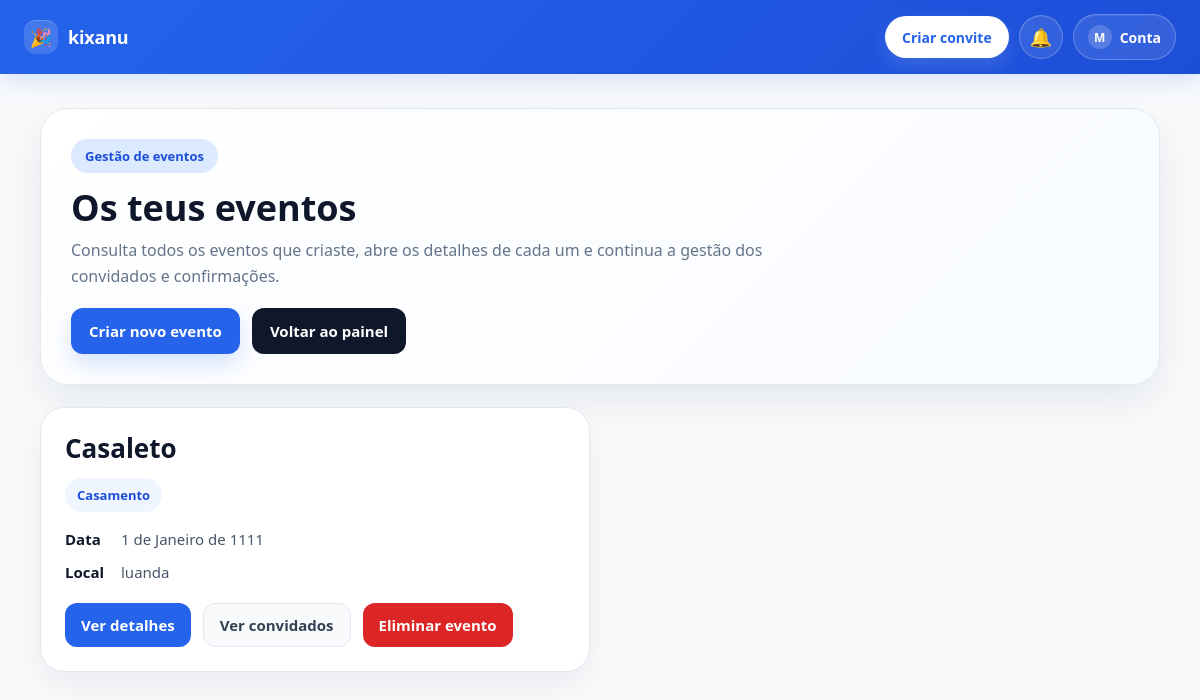
/event/ (signed in), run on the app's committed database.
### events/models.py (models this page shows, shortened)
class Event(models.Model):
    EVENT_TYPE_CHOICES = [
        ('aniversario', 'Aniversário'),
        ('casamento', 'Casamento'),
        ('noivado', 'Noivado'),
        ('baptizado', 'Baptizado'),
        ('cha_de_bebe', 'Chá de bebé'),
        ('formatura', 'Formatura'),
        ('conferencia', 'Conferência'),
        ('reuniao', 'Reunião'),
        ('evento_corporativo', 'Evento corporativo'),
        ('outro', 'Outro'),
    ]
    owner = models.ForeignKey(User, on_delete=models.CASCADE, null=True, blank=True)
    name = models.CharField(max_length=255)
    event_type = models.CharField(max_length=50, choices=EVENT_TYPE_CHOICES, default='outro')
    date = models.DateField()
    location = models.CharField(max_length=255, blank=True, null=True)
    description = models.TextField(blank=True, null=True)
    allowed_companions = models.PositiveIntegerField(default=0)
    @property
    def event_type_label(self):
        event_type_map = dict(self.EVENT_TYPE_CHOICES)
        return event_type_map.get(self.event_type, self.event_type)

### events/views.py (the view)
# urls.py: path('', views.event_list, name='event_list'),
@login_required
def event_list(request):
    events = Event.objects.filter(owner=request.user).order_by('-date')
    return render(request, 'events/event_list.html', {'events': events})

### notifications/context_processors.py (called while the page is built)
def notification_count(request):
    if request.user.is_authenticated:
        notifications = Notification.objects.filter(
            user=request.user
        ).order_by('-created_at')
        unread_count = notifications.filter(is_read=False).count()
    else:
        notifications = Notification.objects.none()
        unread_count = 0
    return {
        'unread_notifications_count': unread_count,
        'notifications': notifications,
    }

### events/templates/events/event_list.html (shortened to what this page needs)
{% extends "base.html" %}
{% block content %}
<div class="events-wrapper">
    <div class="hero-card">
        <div class="hero-top">
            <div>
                <div class="hero-badge"> Gestão de eventos</div>
                <h1 class="hero-title">Os teus eventos</h1>
                <p class="hero-subtitle">
                    Consulta todos os eventos que criaste, abre os detalhes de cada um e continua a gestão dos convidados e confirmações.
                </p>
            </div>
            <div class="hero-actions">
                <a href="/create/" class="hero-btn primary"> Criar novo evento</a>
                <a href="/" class="hero-btn secondary"> Voltar ao painel</a>
            </div>
        </div>
    </div>
    {% if events %}
        <div class="events-grid">
            {% for event in events %}
                <div class="event-card">
                    <div class="event-card-top">
                        <h2 class="event-title">
                            <a href="/event/{{ event.id }}/">{{ event.name }}</a>
                        </h2>
                        <div class="event-badge">{{ event.event_type_label }}</div>
                        <div class="event-meta">
                            <div class="event-meta-item">
                                <span class="event-meta-label">Data</span>
                                <span>{{ event.date }}</span>
                            </div>
                            <div class="event-meta-item">
                                <span class="event-meta-label">Local</span>
                                <span>{{ event.location }}</span>
                            </div>
                        </div>
                    </div>
             <div class="event-actions">
    <a href="/event/{{ event.id }}/" class="event-btn primary">Ver detalhes</a>
    <a href="{% url 'event_guests' event.id %}" class="event-btn light">Ver convidados</a>
    <a href="{% url 'delete_event' event.id %}"
       class="event-btn danger"
       onclick="return confirm('Tens a certeza que queres eliminar este evento?');">
        Eliminar evento
    </a>
</div>
                </div>
            {% endfor %}
        </div>
    {% endif %}
</div>
{% endblock %}

### templates/base.html (shortened to what this page needs)
<!DOCTYPE html>
<html lang="pt">
<head>
</head>
<body>
    <div class="navbar">
        <div class="nav-container">
            <a href="/" class="logo">
                <span class="logo-mark">🎉</span>
                <span class="logo-text">kixanu</span>
            </a>
            <div class="nav-links">
                <a href="/create/" class="nav-link-btn cta-btn">Criar convite</a>
                {% if request.user.is_authenticated %}
                    <div class="nav-popover-wrap">
                        <button
                            type="button"
                            class="icon-btn"
                            id="notificationsToggle"
                            aria-label="Abrir notificações"
                            aria-expanded="false"
                        >
                            🔔
                        </button>
                    </div>
                    <div class="nav-popover-wrap">
                        <button
                            type="button"
                            class="account-btn"
                            id="accountToggle"
                            aria-label="Abrir menu da conta"
                            aria-expanded="false"
                        >
                            <span class="account-avatar">
                                {{ request.user.username|slice:":1"|upper }}
                            </span>
                            <span>Conta</span>
                        </button>
                    </div>
                {% else %}
                    <a href="/login/" class="nav-link-btn ghost-btn">Entrar</a>
                {% endif %}
            </div>
        </div>
    </div>
    <div class="container">
        {% block content %}{% endblock %}
    </div>
</body>
</html>

### templates/base.html (style rules this page uses)
:root { --primary: #2563eb; --primary-dark: #1d4ed8; --dark: #0f172a; --text: #1e293b; --muted: #64748b; --border: #e2e8f0; --bg: #f8fafc; --card: #ffffff; --danger: #dc2626; }
* { box-sizing: border-box; }
html { scroll-behavior: smooth; }
body { margin: 0; font-family: "Segoe UI", Arial, sans-serif; background: var(--bg); color: var(--text); }
a { color: inherit; }
button { font-family: inherit; }
.navbar { background: linear-gradient(135deg, var(--primary), var(--primary-dark)); padding: 14px 24px; box-shadow: 0 8px 20px rgba(37, 99, 235, 0.15); position: sticky; top: 0; z-index: 1000; }
.nav-container { max-width: 1200px; margin: 0 auto; display: flex; align-items: center; justify-content: space-between; gap: 18px; }
.logo { display: inline-flex; align-items: center; gap: 10px; font-size: 18px; font-weight: 800; color: white; text-decoration: none; white-space: nowrap; letter-spacing: -0.2px; flex-shrink: 0; }
.logo-mark { width: 34px; height: 34px; border-radius: 12px; background: rgba(255, 255, 255, 0.14); display: inline-flex; align-items: center; justify-content: center; font-size: 18px; box-shadow: inset 0 1px 0 rgba(255,255,255,0.2); }
.logo-text { display: inline-block; line-height: 1; }
.nav-links { display: flex; align-items: center; gap: 10px; flex-wrap: wrap; }
.nav-link-btn { display: inline-flex; align-items: center; justify-content: center; min-height: 42px; padding: 10px 16px; border-radius: 999px; font-size: 14px; font-weight: 700; text-decoration: none; transition: 0.2s ease; white-space: nowrap; border: 1px solid transparent; cursor: pointer; }
.cta-btn { background: white; color: var(--primary); box-shadow: 0 8px 18px rgba(255,255,255,0.12); }
.nav-popover-wrap { position: relative; }
.icon-btn { position: relative; width: 44px; min-width: 44px; height: 44px; padding: 0; border-radius: 999px; background: rgba(255, 255, 255, 0.10); color: white; border: 1px solid rgba(255, 255, 255, 0.24); display: inline-flex; align-items: center; justify-content: center; cursor: pointer; transition: 0.2s ease; font-size: 18px; box-shadow: inset 0 1px 0 rgba(255,255,255,0.08); }
.account-btn { display: inline-flex; align-items: center; justify-content: center; min-height: 44px; padding: 10px 14px; border-radius: 999px; background: rgba(255, 255, 255, 0.10); color: white; border: 1px solid rgba(255, 255, 255, 0.24); cursor: pointer; transition: 0.2s ease; font-size: 14px; font-weight: 700; gap: 8px; box-shadow: inset 0 1px 0 rgba(255,255,255,0.08); }
.account-avatar { width: 24px; height: 24px; border-radius: 999px; background: rgba(255, 255, 255, 0.18); display: inline-flex; align-items: center; justify-content: center; font-size: 12px; font-weight: 800; }
.container { max-width: 1200px; margin: 0 auto; padding: 28px 20px 40px; }

### data on the page
Event: name "Casaleto", event_type_label "Casamento", date "1 de Janeiro de 1111", location "luanda"

### other printed values
{{ request.user.username|slice:":1"|upper }} "M"
